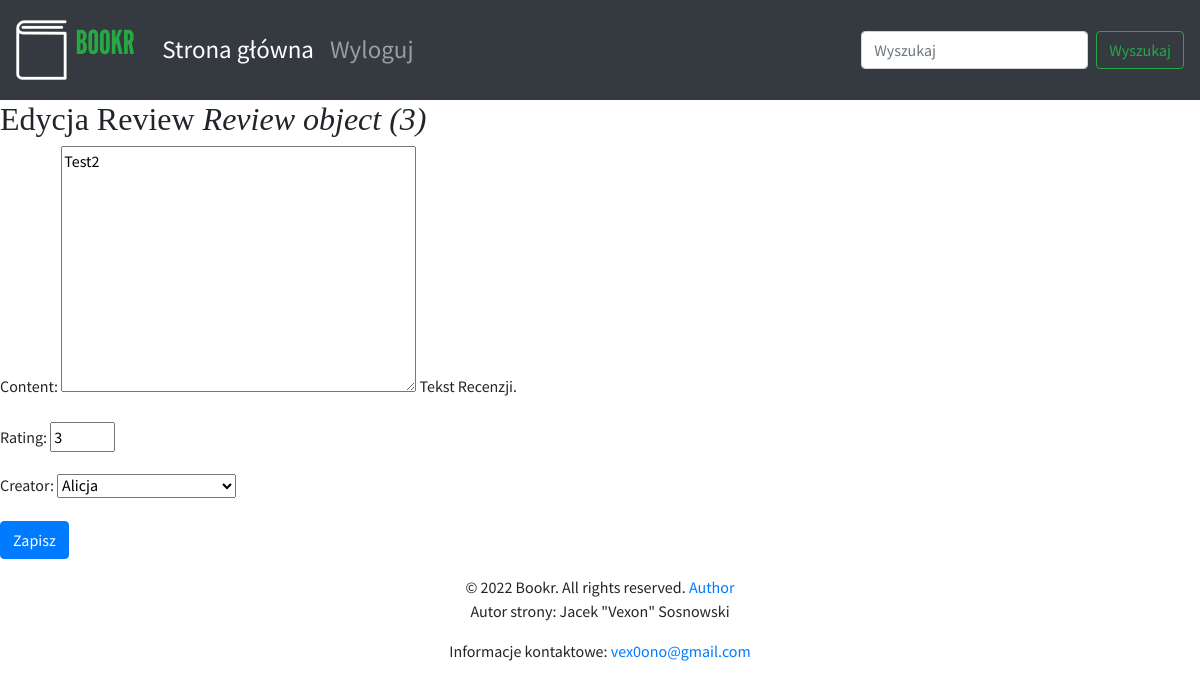
The app's page /books/2/reviews/3/ with its own data.
### reviews/models.py (models this page shows)
class Review(models.Model):
    content = models.TextField(help_text="Tekst Recenzji.")
    rating = models.IntegerField(help_text="Ocena użytkownika.")
    date_created = models.DateTimeField(auto_now_add=True, help_text="Data i czas utworzenia recenzji.")
    date_edited = models.DateTimeField(null=True, help_text="Data i czas ostatniej edycji recenzji.")
    creator = models.ForeignKey(auth.get_user_model(), on_delete=models.CASCADE)
    book = models.ForeignKey(Book, on_delete=models.CASCADE, help_text="Recenzowana książka.")

### reviews/views.py (the view)
# urls.py: path('books/<int:book_pk>/reviews/<int:review_pk>/', views.review_edit, name='review_edit'),
def review_edit(request, book_pk, review_pk=None):
    book = get_object_or_404(Book, pk=book_pk)
    if review_pk is not None:
        review = get_object_or_404(Review, book_id=book_pk, pk=review_pk)
    else:
        review = None
    if request.method == "POST":
        form = ReviewForm(request.POST, instance=review)
        if form.is_valid():
            updated_review = form.save(False)
            updated_review.book = book
            if review is None:
                messages.success(request, "Recenzja \"{}\" utworzona.".format(book))
            else:
                updated_review.date_edited = timezone.now()
                messages.success(request, "Recenzja \"{}\" zaktualizowana.".format(book))
            updated_review.save()
            return redirect("book_detail", book.pk)
    else:
        form = ReviewForm(instance=review)
    return render(request, "instance-form.html",
                  {"form": form,
                   "instance": review,
                   "model_type": "Review",
                   "related_instance": book,
                   "related_model_type": "Book"
                   })

### reviews/forms.py
class ReviewForm(forms.ModelForm):
    class Meta:
        model = Review
        exclude = ["date_edited", "book"]
    rating = forms.IntegerField(min_value=0, max_value=5)

### reviews/templates/instance-form.html (shortened to what this page needs)
{% extends 'base.html' %}
{% block content %}
<h2>
  {% if instance %}
    Edycja {{ model_type }} <em>{{ instance }}</em>
  {% else %}
    Nowy {{ model_type }}
  {% endif %}
</h2>
<form method="post">
  {{ form.as_p }}
  <button type="submit" class="btn btn-primary">
    {% if instance %}Zapisz{% else %}Utwórz{% endif %}
  </button>
</form>
{% endblock %}

### static/main.css (style rules this page uses)
body { font-family: 'Source Sans Pro', sans-serif; background-color: #e6efe8 color: #393939; }
h1, h2, h3, h4, h5, h6 { font-family: 'Libre Baskerville', serif; }

### records on screen
Review: id "Review object (3)", content "Test2", rating "3", creator "Alicja"

### other values on screen
{{ model_type }} "Review"
